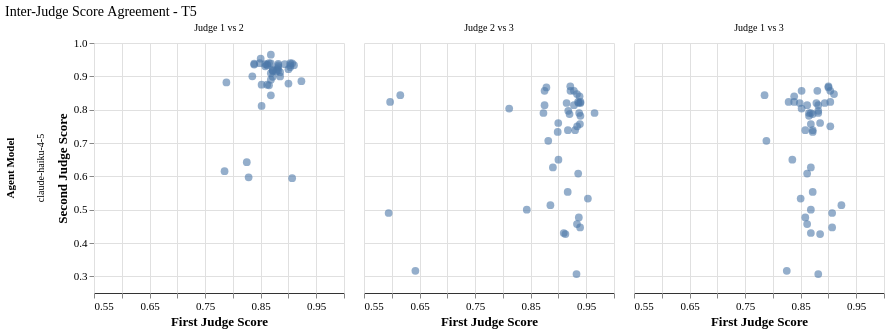

Vega-Lite specification for this chart:
### Vega-Lite specification from a JSON file in a GitHub repository (floating-point values rounded to 4 significant figures; data arrays with more than 128 entries replaced by an {"elided": "..."} marker saying what was removed)
{"config": {"font": "serif", "axis": {"labelFontSize": 11, "titleFontSize": 13, "gridColor": "#e0e0e0", "domainColor": "#333333"}, "legend": {"labelFontSize": 11, "titleFontSize": 12}, "title": {"fontSize": 14, "anchor": "start", "fontWeight": "normal"}, "view": {"stroke": null, "continuousWidth": 400, "continuousHeight": 300}, "mark": {"tooltip": true}}, "data": {"name": "data-d70cd92f25d6d91805804353c4703a3d"}, "facet": {"column": {"field": "pair_label", "sort": ["Judge 1 vs 2", "Judge 2 vs 3", "Judge 1 vs 3"], "title": null, "type": "nominal"}, "row": {"field": "agent_model", "title": "Agent Model", "type": "nominal"}}, "spec": {"mark": {"type": "circle", "opacity": 0.6, "size": 60}, "encoding": {"tooltip": [{"field": "pair_label", "title": "Comparison", "type": "nominal"}, {"field": "judge_x", "title": "Judge", "type": "nominal"}, {"field": "score_x", "format": ".3f", "title": "Score X", "type": "quantitative"}, {"field": "judge_y", "title": "Judge", "type": "nominal"}, {"field": "score_y", "format": ".3f", "title": "Score Y", "type": "quantitative"}], "x": {"field": "score_x", "scale": {"domain": [0.55, 1.0]}, "title": "First Judge Score", "type": "quantitative"}, "y": {"field": "score_y", "scale": {"domain": [0.25, 1.0]}, "title": "Second Judge Score", "type": "quantitative"}}, "height": 250, "width": 250}, "resolve": {"scale": {"x": "shared", "y": "shared"}}, "title": "Inter-Judge Score Agreement - T5", "$schema": "https://vega.github.io/schema/vega-lite/v6.1.0.json", "datasets": {"data-d70cd92f25d6d91805804353c4703a3d": {"elided": "135 records"}}}
